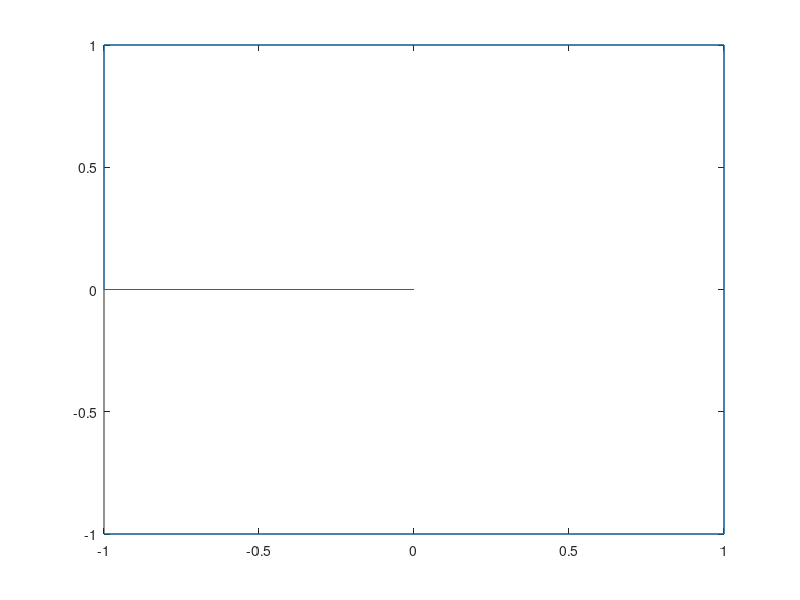

The MATLAB source for this figure: (Note: this script raises an error after producing the figure.)
clc
clear all
%%
% Numeracion local del EF serendipito rectangular de 8 nodos:
%      ^ eta
%      |
%      |
%  7---6---5
%  |   |   |
%  8---+---4----> xi
%  |   |   |
%  1---2---3

% Coordenadas de los nodos
xnod = [ ...
%  xi   eta     % nodo   
   -1   -1      %  1
    0   -1      %  2
    1   -1      %  3
    1    0      %  4
    1    1      %  5
    0    1      %  6
   -1    1      %  7
   -1    0      %  8
    0    0  ];  %  9


nno = size(xnod, 1);
plot(xnod(:,1),xnod(:,2))
%% Se define la cuadratura de Gauss Legendre a utilizar
n_gl = 3;
[x_gl, w_gl]  = gausslegendre_quad(n_gl);
x_gl = sym(x_gl);

%% numero de terminos del polinomio interpolador
nterm = 9; % 1   xi_gl   eta_gl   xi_gl*eta_gl

%%  Se define la matriz A1
A1 = sym(zeros(nterm));
i = 0;
for p = 1:n_gl
   for q = 1:n_gl
      i = i+1;
      xi_gl  = x_gl(p);
      eta_gl = x_gl(q);
               A1(i,:) = [ 1....
                xi_gl, eta_gl,...
          xi_gl^2,xi_gl*eta_gl,eta_gl^2,...
           xi_gl^2*eta_gl,xi_gl*eta_gl^2,...
              xi_gl^2*eta_gl^2];
   end
end

%% Se define la matriz A2
A2 = sym(zeros(nno, nterm));
for i = 1:nno
      xi_gl  = xnod(i,1);
      eta_gl = xnod(i,2);      
      A2(i,:) = [  1....
                xi_gl, eta_gl,...
          xi_gl^2,xi_gl*eta_gl,eta_gl^2,...
           xi_gl^2*eta_gl,xi_gl*eta_gl^2,...
              xi_gl^2*eta_gl^2];
end
        mensaje = 'EF lagrangiano rectangular de 16 nodos';   
%% Se reporta la matriz
fprintf('La matriz de interpolacion del %s es:\n', mensaje)
A = simplify(A2/A1); %= A2*inv(A1)
disp(A) 
disp('o en forma numerica:')
format long
disp(double(A))
